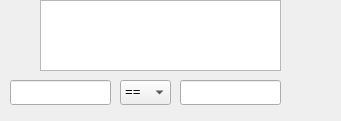
    <widget class="QWidget" name="pageVariablesDisparador">
     <property name="geometry">
      <rect>
       <x>0</x>
       <y>0</y>
       <width>341</width>
       <height>121</height>
      </rect>
     </property>
     <attribute name="icon">
      <iconset resource="resources.qrc">
       <normaloff>:/img/img/plugin_go.png</normaloff>:/img/img/plugin_go.png</iconset>
     </attribute>
     <attribute name="label">
      <string>Variables (Expresión)</string>
     </attribute>
     <widget class="QPushButton" name="pushButtonElegirExpresion">
      <property name="geometry">
       <rect>
        <x>290</x>
        <y>80</y>
        <width>41</width>
        <height>25</height>
       </rect>
      </property>
      <property name="toolTip">
       <string>Agregar Expresión</string>
      </property>
      <property name="text">
       <string/>
      </property>
      <property name="icon">
       <iconset resource="resources.qrc">
        <normaloff>:/img/img/arrow_right.png</normaloff>:/img/img/arrow_right.png</iconset>
      </property>
      <property name="iconSize">
       <size>
        <width>32</width>
        <height>32</height>
       </size>
      </property>
      <property name="flat">
       <bool>true</bool>
      </property>
     </widget>
     <widget class="QListWidget" name="listWidgetVariables">
      <property name="geometry">
       <rect>
        <x>40</x>
        <y>0</y>
        <width>241</width>
        <height>71</height>
       </rect>
      </property>
      <property name="font">
       <font>
        <family>Consolas</family>
       </font>
      </property>
     </widget>
     <widget class="QPushButton" name="pushButtonNuevaVariable">
      <property name="geometry">
       <rect>
        <x>0</x>
        <y>0</y>
        <width>32</width>
        <height>28</height>
       </rect>
      </property>
      <property name="toolTip">
       <string>Nueva Variable</string>
      </property>
      <property name="whatsThis">
       <string>Definir Nueva Variable</string>
      </property>
      <property name="text">
       <string/>
      </property>
      <property name="icon">
       <iconset resource="resources.qrc">
        <normaloff>:/img/img/add.png</normaloff>:/img/img/add.png</iconset>
      </property>
      <property name="iconSize">
       <size>
        <width>24</width>
        <height>24</height>
       </size>
      </property>
      <property name="autoDefault">
       <bool>true</bool>
      </property>
      <property name="flat">
       <bool>true</bool>
      </property>
     </widget>
     <widget class="QPushButton" name="pushButtonBorrarVariable">
      <property name="geometry">
       <rect>
        <x>0</x>
        <y>30</y>
        <width>32</width>
        <height>28</height>
       </rect>
      </property>
      <property name="toolTip">
       <string>Eliminar Variable</string>
      </property>
      <property name="whatsThis">
       <string>Eliminar Variable</string>
      </property>
      <property name="text">
       <string/>
      </property>
      <property name="icon">
       <iconset resource="resources.qrc">
        <normaloff>:/img/img/delete.png</normaloff>:/img/img/delete.png</iconset>
      </property>
      <property name="iconSize">
       <size>
        <width>24</width>
        <height>24</height>
       </size>
      </property>
      <property name="default">
       <bool>false</bool>
      </property>
      <property name="flat">
       <bool>true</bool>
      </property>
     </widget>
     <widget class="QLineEdit" name="lineEditValores">
      <property name="geometry">
       <rect>
        <x>180</x>
        <y>80</y>
        <width>101</width>
        <height>25</height>
       </rect>
      </property>
      <property name="font">
       <font>
        <family>Consolas</family>
        <weight>50</weight>
        <bold>false</bold>
       </font>
      </property>
      <property name="inputMask">
       <string/>
      </property>
      <property name="text">
       <string/>
      </property>
     </widget>
     <widget class="QComboBox" name="comboBoxComparacion">
      <property name="geometry">
       <rect>
        <x>120</x>
        <y>80</y>
        <width>51</width>
        <height>25</height>
       </rect>
      </property>
      <property name="font">
       <font>
        <family>Consolas</family>
        <pointsize>10</pointsize>
        <weight>50</weight>
        <bold>false</bold>
       </font>
      </property>
      <item>
       <property name="text">
        <string>==</string>
       </property>
      </item>
      <item>
       <property name="text">
        <string>!=</string>
       </property>
      </item>
      <item>
       <property name="text">
        <string>&gt;</string>
       </property>
      </item>
      <item>
       <property name="text">
        <string>&lt;</string>
       </property>
      </item>
      <item>
       <property name="text">
        <string>&gt;=</string>
       </property>
      </item>
      <item>
       <property name="text">
        <string>&lt;=</string>
       </property>
      </item>
     </widget>
     <widget class="QLineEdit" name="lineEditVariable">
      <property name="geometry">
       <rect>
        <x>10</x>
        <y>80</y>
        <width>101</width>
        <height>25</height>
       </rect>
      </property>
      <property name="font">
       <font>
        <family>Consolas</family>
        <weight>50</weight>
        <bold>false</bold>
       </font>
      </property>
      <property name="readOnly">
       <bool>true</bool>
      </property>
     </widget>
    </widget>
